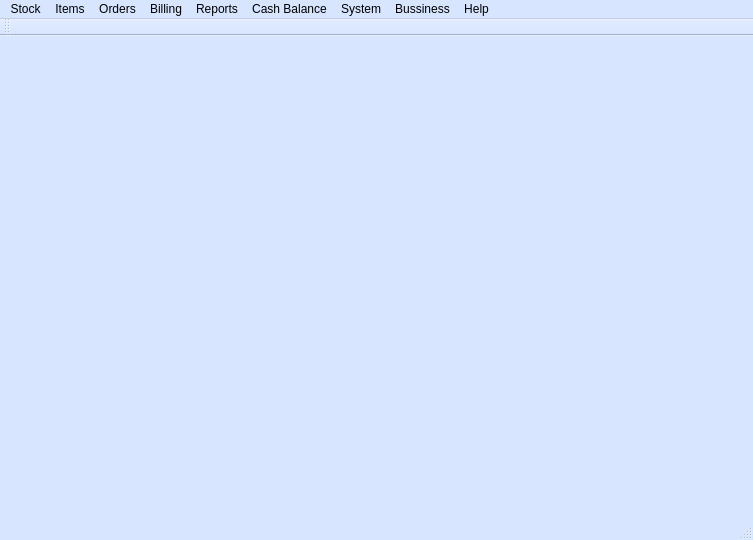
<?xml version="1.0" encoding="UTF-8"?>
<ui version="4.0">
 <class>ESMainWindowClass</class>
 <widget class="QMainWindow" name="ESMainWindowClass">
  <property name="geometry">
   <rect>
    <x>0</x>
    <y>0</y>
    <width>753</width>
    <height>540</height>
   </rect>
  </property>
  <property name="sizePolicy">
   <sizepolicy hsizetype="Maximum" vsizetype="Minimum">
    <horstretch>0</horstretch>
    <verstretch>0</verstretch>
   </sizepolicy>
  </property>
  <property name="palette">
   <palette>
    <active>
     <colorrole role="Base">
      <brush brushstyle="SolidPattern">
       <color alpha="255">
        <red>255</red>
        <green>255</green>
        <blue>255</blue>
       </color>
      </brush>
     </colorrole>
     <colorrole role="Window">
      <brush brushstyle="SolidPattern">
       <color alpha="255">
        <red>215</red>
        <green>229</green>
        <blue>255</blue>
       </color>
      </brush>
     </colorrole>
    </active>
    <inactive>
     <colorrole role="Base">
      <brush brushstyle="SolidPattern">
       <color alpha="255">
        <red>255</red>
        <green>255</green>
        <blue>255</blue>
       </color>
      </brush>
     </colorrole>
     <colorrole role="Window">
      <brush brushstyle="SolidPattern">
       <color alpha="255">
        <red>215</red>
        <green>229</green>
        <blue>255</blue>
       </color>
      </brush>
     </colorrole>
    </inactive>
    <disabled>
     <colorrole role="Base">
      <brush brushstyle="SolidPattern">
       <color alpha="255">
        <red>215</red>
        <green>229</green>
        <blue>255</blue>
       </color>
      </brush>
     </colorrole>
     <colorrole role="Window">
      <brush brushstyle="SolidPattern">
       <color alpha="255">
        <red>215</red>
        <green>229</green>
        <blue>255</blue>
       </color>
      </brush>
     </colorrole>
    </disabled>
   </palette>
  </property>
  <property name="windowTitle">
   <string>EStore</string>
  </property>
  <property name="layoutDirection">
   <enum>Qt::LeftToRight</enum>
  </property>
  <widget class="QWidget" name="centralWidget"/>
  <widget class="QMenuBar" name="menuBar">
   <property name="geometry">
    <rect>
     <x>0</x>
     <y>0</y>
     <width>753</width>
     <height>21</height>
    </rect>
   </property>
   <widget class="QMenu" name="menuStock">
    <property name="title">
     <string>Stock</string>
    </property>
    <addaction name="actionManageStockItems"/>
   </widget>
   <widget class="QMenu" name="menuItems">
    <property name="title">
     <string>Items</string>
    </property>
    <addaction name="actionManageItems"/>
    <addaction name="actionManageItemCategories"/>
    <addaction name="actionManageItemPrices"/>
    <addaction name="actionReturnItems"/>
   </widget>
   <widget class="QMenu" name="menuBilling">
    <property name="title">
     <string>Billing</string>
    </property>
    <addaction name="actionAddBill"/>
    <addaction name="actionCurrentBills"/>
   </widget>
   <widget class="QMenu" name="menuReports">
    <property name="title">
     <string>Reports</string>
    </property>
    <addaction name="actionGeneral"/>
    <addaction name="actionSales"/>
    <addaction name="actionStocks"/>
   </widget>
   <widget class="QMenu" name="menuHelp">
    <property name="title">
     <string>Help</string>
    </property>
   </widget>
   <widget class="QMenu" name="menuOrders">
    <property name="title">
     <string>Orders</string>
    </property>
    <addaction name="actionManageOrderItems"/>
    <addaction name="actionManageSuppliers"/>
   </widget>
   <widget class="QMenu" name="menuCashBalance">
    <property name="title">
     <string>Cash Balance</string>
    </property>
    <addaction name="actionConfigure"/>
    <addaction name="actionShowStatus"/>
   </widget>
   <widget class="QMenu" name="menuSystem">
    <property name="title">
     <string>System</string>
    </property>
    <addaction name="actionSettings"/>
    <addaction name="actionBackupRestore"/>
   </widget>
   <widget class="QMenu" name="menuBussiness">
    <property name="title">
     <string>Bussiness</string>
    </property>
    <widget class="QMenu" name="actionLoyality">
     <property name="title">
      <string>Loyality</string>
     </property>
     <addaction name="actionOffers"/>
    </widget>
    <addaction name="actionLoyality"/>
    <addaction name="actionGiftVouchers"/>
   </widget>
   <addaction name="menuStock"/>
   <addaction name="menuItems"/>
   <addaction name="menuOrders"/>
   <addaction name="menuBilling"/>
   <addaction name="menuReports"/>
   <addaction name="menuCashBalance"/>
   <addaction name="menuSystem"/>
   <addaction name="menuBussiness"/>
   <addaction name="menuHelp"/>
  </widget>
  <widget class="QToolBar" name="mainToolBar">
   <attribute name="toolBarArea">
    <enum>TopToolBarArea</enum>
   </attribute>
   <attribute name="toolBarBreak">
    <bool>false</bool>
   </attribute>
  </widget>
  <widget class="QStatusBar" name="statusBar"/>
  <action name="actionManageStockItems">
   <property name="text">
    <string>Manage Stock Items</string>
   </property>
  </action>
  <action name="actionManageItems">
   <property name="text">
    <string>Manage Items</string>
   </property>
  </action>
  <action name="actionManageItemCategories">
   <property name="text">
    <string>Manage Item Categories</string>
   </property>
  </action>
  <action name="actionManageItemPrices">
   <property name="text">
    <string>Manage Item Prices</string>
   </property>
  </action>
  <action name="actionAddBill">
   <property name="text">
    <string>Add Bill</string>
   </property>
  </action>
  <action name="actionCurrentBills">
   <property name="text">
    <string>Current Bills</string>
   </property>
  </action>
  <action name="actionManageOrderItems">
   <property name="text">
    <string>Manage Order Items</string>
   </property>
  </action>
  <action name="actionConfigure">
   <property name="text">
    <string>Configure</string>
   </property>
  </action>
  <action name="actionShowStatus">
   <property name="text">
    <string>Show Status</string>
   </property>
  </action>
  <action name="actionGeneral">
   <property name="text">
    <string>General</string>
   </property>
  </action>
  <action name="actionSales">
   <property name="text">
    <string>Sales</string>
   </property>
  </action>
  <action name="actionStocks">
   <property name="text">
    <string>Stocks</string>
   </property>
  </action>
  <action name="actionManageSuppliers">
   <property name="text">
    <string>Manage Suppliers</string>
   </property>
  </action>
  <action name="actionSettings">
   <property name="text">
    <string>Settings</string>
   </property>
  </action>
  <action name="actionBackupRestore">
   <property name="text">
    <string>Backup &amp; Restore</string>
   </property>
  </action>
  <action name="actionReturnItems">
   <property name="text">
    <string>Return Items</string>
   </property>
  </action>
  <action name="actionOffers">
   <property name="text">
    <string>Offers</string>
   </property>
  </action>
  <action name="actionGiftVouchers">
   <property name="text">
    <string>Gift Vouchers</string>
   </property>
  </action>
 </widget>
 <layoutdefault spacing="6" margin="11"/>
 <resources>
  <include location="esmainwindow.qrc"/>
 </resources>
 <connections/>
</ui>
